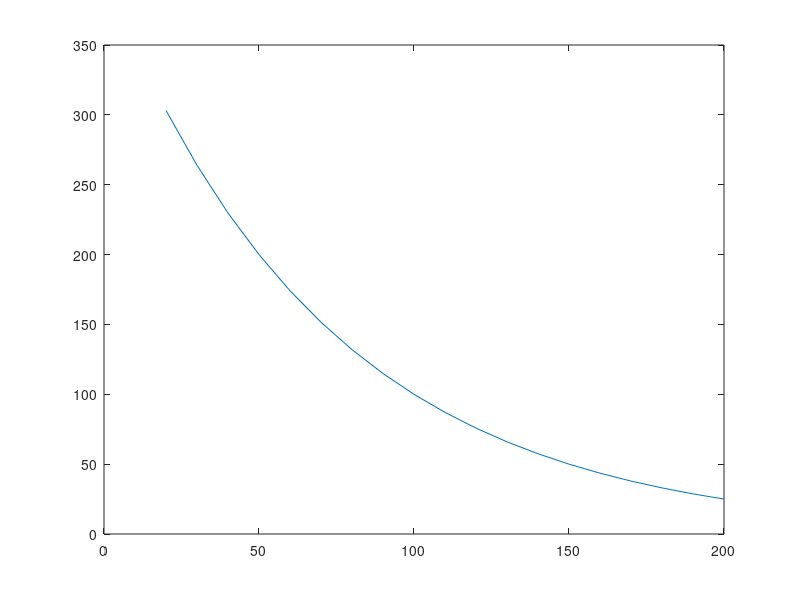

Source code (MATLAB):
function gensimtraces()

    mag = 50;
    
    %fixluterr = simulate(mag, 1, 0);
    %bmluterr = simulate(mag, 

    plot ( [20:10:200], beadcount ( [20:10:200]));
    
end

function numbeads = beadcount(mag)
    magfactor = 0.5.^(mag / 50 - 1);
    % good yield per 2000x2000 view in falcon2
    yield = 200;
    numbeads = magfactor * yield;
end

function errors=simulate(mag, fixlut, makeplot)
    %simpath='D:\jcnossen1\cudaqi-tracker\qtrk\Debug\cudatrackd.exe';
    simpath='D:\jcnossen1\cudaqi-tracker\qtrk\Release\cudatrack.exe';

    N = 500;
    config.roi = 100;
    config.qi_iterations = 3;
    config.qi_minradius = 8;
    config.zlut_minradius = 2;
    config.zlut_radial_coverage = 3;
    config.zlut_angular_coverage = 0.7;
    config.zlut_roi_coverage = 1;
    config.qi_radial_coverage = 1.5;
    config.qi_angular_coverage = 0.7;
    config.qi_roi_coverage = 0.8;
    config.qi_angstep_factor = 1.5;
    config.lutsmpfile = [cd '\\lutsmp.jpg'];
    config.epb = 15.768658; % falcon2 level
    config.cuda = 0;
    
    lutfile = [cd '\\refbeadlutpos\\traces\\lut\\lut000.png'];
    lut = imread(lutfile);
    luth = size(lut,2);
    
    if fixlut
        fixlutfile = replace_ext(lutfile,'.jpg');
        imwrite(lut, fixlutfile, 'Quality', 100);

        config.fixlut=fixlutfile;
    end
    
    pos = repmat([config.roi/2 config.roi/2 luth/2],N,1) + rand;
    %pos = rand(N, 3) .* repmat([1 1 1], N,1) + repmat([config.roi/2 config.roi/2 luth/2],N,1);
    results = runsim(pos, config, simpath); 
    
    if makeplot
        figure; plot( [ results(:,1) pos(:,1) ] );
        figure; plot( [ results(:,3) pos(:,3) ] );
    end
    
    errors = results-pos;
    fprintf('X: std: %f Z: std: %f\n', std(errors(:,1)), std(errors(:,3)));
end


function newfn= replace_ext(fn, newext)

    [path, name]=fileparts(fn);
    newfn = [path name newext];

end


